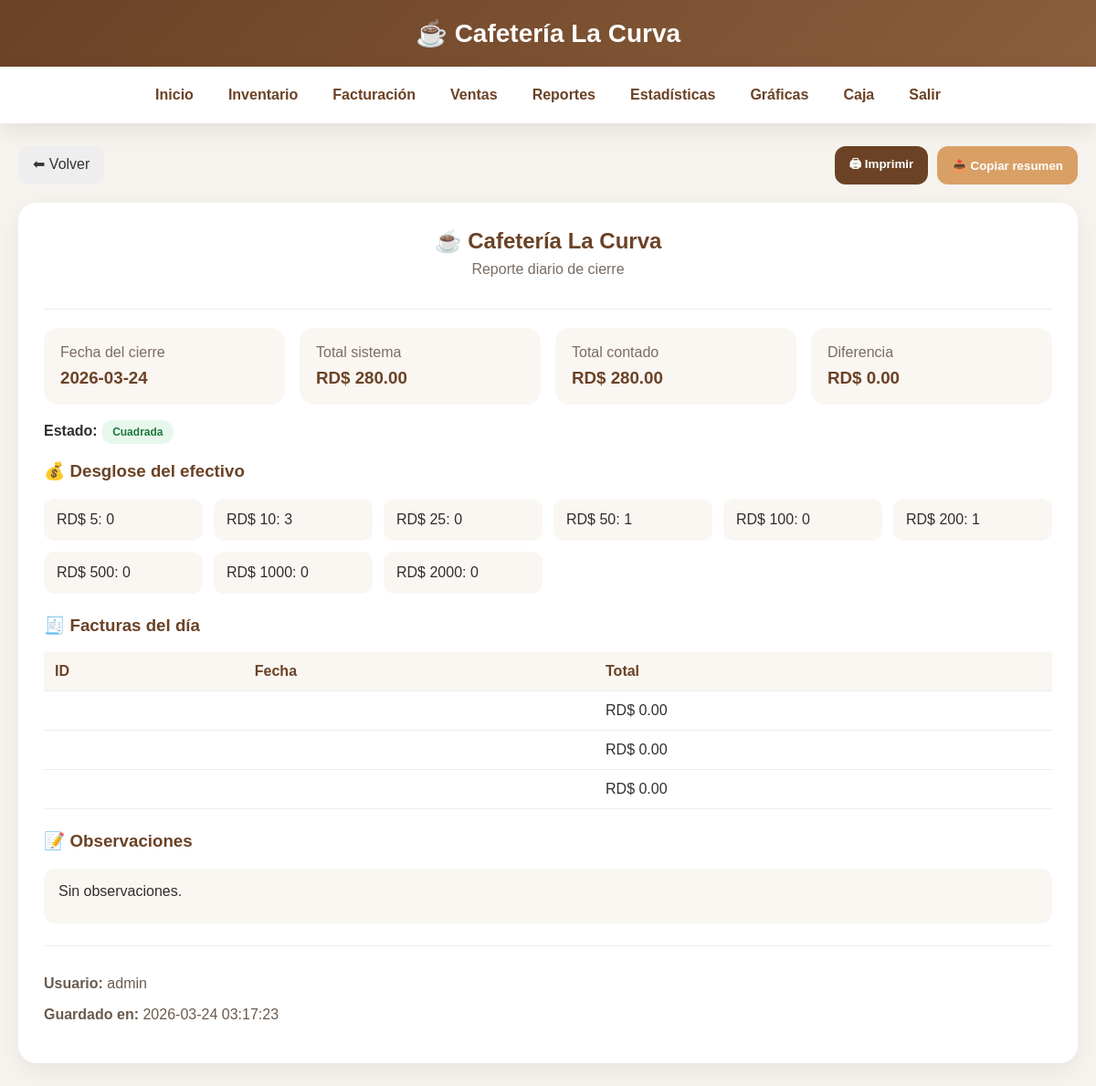
Page /reporte/1 (signed in) on the committed database.
### tables this page shows
CREATE TABLE cierres_caja(
        id INTEGER PRIMARY KEY AUTOINCREMENT,
        fecha_cierre DATE,
        total_sistema REAL,
        total_real REAL,
        diferencia REAL,
        estado TEXT,
        cant_5 INTEGER DEFAULT 0,
        cant_10 INTEGER DEFAULT 0,
        cant_25 INTEGER DEFAULT 0,
        cant_50 INTEGER DEFAULT 0,
        cant_100 INTEGER DEFAULT 0,
        cant_200 INTEGER DEFAULT 0,
        cant_500 INTEGER DEFAULT 0,
        cant_1000 INTEGER DEFAULT 0,
        cant_2000 INTEGER DEFAULT 0,
        observaciones TEXT DEFAULT '',
        usuario TEXT DEFAULT '',
        creado_en DATETIME DEFAULT CURRENT_TIMESTAMP
    );

CREATE TABLE facturas(
        id INTEGER PRIMARY KEY AUTOINCREMENT,
        fecha DATETIME DEFAULT CURRENT_TIMESTAMP,
        total REAL,
        pago_con REAL DEFAULT 0,
        devuelta REAL DEFAULT 0
    );

### app.py (the view)
@app.route("/reporte/<int:id>")
def ver_reporte(id):
    if "usuario" not in session:
        return redirect("/")
    conn = None
    try:
        conn = conectar_seguro()
        try:
            conn.row_factory = lambda cursor, row: {
                col[0]: row[idx] for idx, col in enumerate(cursor.description)
            }
        except:
            pass
        c = conn.cursor()
        c.execute("""
            SELECT *
            FROM cierres_caja
            WHERE id = ?
        """, (id,))
        reporte = c.fetchone()
        if not reporte:
            return "❌ No se encontró el reporte"
        fecha_cierre = reporte["fecha_cierre"] if isinstance(reporte, dict) else reporte[1]
        c.execute("""
            SELECT id, fecha, total
            FROM facturas
            WHERE DATE(fecha) = ?
            ORDER BY fecha DESC
        """, (fecha_cierre,))
        facturas = c.fetchall()
        return render_template("reporte_detalle.html", reporte=reporte, facturas=facturas)
    finally:
        if conn:
            conn.close()

### app.py (called while the page is built)
def conectar_seguro():
    conn = conectar()
    try:
        conn.execute("PRAGMA foreign_keys = ON")
    except Exception:
        pass
    return conn

@app.before_request
def proteger_rutas():
    if request.path.startswith("/static/"):
        return None
    rutas_libres = ["/"]
    if request.path not in rutas_libres and "usuario" not in session:
        return redirect("/")

### database.py (called while the page is built)
def conectar():
    database_url = os.getenv("DATABASE_URL")
    if database_url and psycopg2:
        conn = psycopg2.connect(database_url)
        conn.autocommit = False
        return ConnectionCompat(conn)
    conn = sqlite3.connect("cafeteria.db", timeout=30)
    return conn

### templates/reporte_detalle.html (shortened to what this page needs)
{% extends "base.html" %}
{% block content %}
<div class="detalle-wrap">
    <div class="detalle-top no-print">
        <a href="/reportes" class="btn-volver">⬅ Volver</a>
        <div class="acciones-top">
            <button onclick="window.print()" class="btn-print">🖨 Imprimir</button>
            <button onclick="copiarResumen()" class="btn-send">📤 Copiar resumen</button>
        </div>
    </div>
    <div class="reporte-hoja" id="reporteHoja">
        <div class="cabecera">
            <h2>☕ Cafetería La Curva</h2>
            <p>Reporte diario de cierre</p>
        </div>
        <div class="info-grid">
            <div class="info-card">
                <span>Fecha del cierre</span>
                <h3>{{ reporte.fecha_cierre }}</h3>
            </div>
            <div class="info-card">
                <span>Total sistema</span>
                <h3>RD$ {{ "%.2f"|format(reporte.total_sistema or 0) }}</h3>
            </div>
            <div class="info-card">
                <span>Total contado</span>
                <h3>RD$ {{ "%.2f"|format(reporte.total_real or 0) }}</h3>
            </div>
            <div class="info-card">
                <span>Diferencia</span>
                <h3>RD$ {{ "%.2f"|format(reporte.diferencia or 0) }}</h3>
            </div>
        </div>
        <div class="estado-box">
            <strong>Estado:</strong>
            <span class="estado estado-{{ reporte.estado }}">{{ reporte.estado|capitalize }}</span>
        </div>
        <div class="seccion">
            <h3>💰 Desglose del efectivo</h3>
            <div class="billetes-grid">
                <div>RD$ 5: {{ reporte.cant_5 }}</div>
                <div>RD$ 10: {{ reporte.cant_10 }}</div>
                <div>RD$ 25: {{ reporte.cant_25 }}</div>
                <div>RD$ 50: {{ reporte.cant_50 }}</div>
                <div>RD$ 100: {{ reporte.cant_100 }}</div>
                <div>RD$ 200: {{ reporte.cant_200 }}</div>
                <div>RD$ 500: {{ reporte.cant_500 }}</div>
                <div>RD$ 1000: {{ reporte.cant_1000 }}</div>
                <div>RD$ 2000: {{ reporte.cant_2000 }}</div>
            </div>
        </div>
        <div class="seccion">
            <h3>🧾 Facturas del día</h3>
            <table class="tabla-detalle">
                <thead>
                    <tr>
                        <th>ID</th>
                        <th>Fecha</th>
                        <th>Total</th>
                    </tr>
                </thead>
                <tbody>
                    {% if facturas %}
                        {% for f in facturas %}
                        <tr>
                            <td>{{ f[0] }}</td>
                            <td>{{ f[1] }}</td>
                            <td>RD$ {{ "%.2f"|format(f[2] or 0) }}</td>
                        </tr>
                        {% endfor %}
                    {% else %}
                        <tr>
                            <td colspan="3">No hay facturas registradas para este día.</td>
                        </tr>
                    {% endif %}
                </tbody>
            </table>
        </div>
        <div class="seccion">
            <h3>📝 Observaciones</h3>
            <div class="obs-box">
                {{ reporte.observaciones if reporte.observaciones else 'Sin observaciones.' }}
            </div>
        </div>
        <div class="pie">
            <p><strong>Usuario:</strong> {{ reporte.usuario }}</p>
            <p><strong>Guardado en:</strong> {{ reporte.creado_en }}</p>
        </div>
    </div>
</div>
{% endblock %}

### static/css/style.css (style rules this page uses)
:root { --principal:#6b4226; --principal-oscuro:#55331d; --secundario:#8b5e3c; --fondo:#f6f3ef; --blanco:#ffffff; --texto:#2f2f2f; --suave:#fdf7f3; --borde:#e6ddd4; --exito:#1f7a37; --info:#1565c0; --alerta:#c62828; --sombra:0 8px 24px rgba(0,0,0,0.08); --radio:16px; }
* { box-sizing:border-box; }
body { margin:0; font-family:Arial, sans-serif; background:var(--fondo); color:var(--texto); }
h1,h2,h3 { color:var(--principal); }
a { text-decoration:none; color:var(--principal); }
button, .btn, .link-btn { display:inline-block; background:var(--principal); color:var(--blanco); border:none; padding:12px 18px; border-radius:10px; cursor:pointer; font-weight:bold; }
table { width:100%; border-collapse:collapse; background:var(--blanco); }
th, td { padding:12px; border-bottom:1px solid #eee; text-align:center; }
th { background:var(--principal); color:var(--blanco); }

### templates/reporte_detalle.html (style rules this page uses)
.detalle-wrap { display:flex; flex-direction:column; gap:20px; }
.detalle-top { display:flex; justify-content:space-between; gap:12px; flex-wrap:wrap; }
.acciones-top { display:flex; gap:10px; flex-wrap:wrap; }
.btn-volver, .btn-print, .btn-send { border:none; padding:10px 16px; border-radius:12px; text-decoration:none; cursor:pointer; }
.btn-volver { background:#eee; color:#333; }
.btn-print { background:#6b4226; color:white; }
.btn-send { background:#d9a066; color:white; }
.reporte-hoja { background:white; border-radius:20px; padding:28px; box-shadow:0 8px 24px rgba(0,0,0,0.06); }
.cabecera { text-align:center; padding-bottom:18px; border-bottom:1px solid #eee; }
.cabecera h2 { margin:0; color:#6b4226; }
.cabecera p { margin-top:8px; color:#7a6d63; }
.info-grid { display:grid; grid-template-columns:repeat(auto-fit, minmax(220px, 1fr)); gap:16px; margin-top:20px; }
.info-card { background:#faf6f2; border-radius:16px; padding:18px; }
.info-card span { color:#7a6d63; display:block; margin-bottom:8px; }
.info-card h3 { margin:0; color:#6b4226; }
.estado-box { margin-top:20px; }
.estado { padding:6px 12px; border-radius:999px; font-size:12px; font-weight:bold; }
.estado-cuadrada { background:#e7f7ec; color:#1f7a3f; }
.seccion { margin-top:24px; }
.billetes-grid { display:grid; grid-template-columns:repeat(auto-fit, minmax(150px, 1fr)); gap:12px; margin-top:12px; }
.billetes-grid div { background:#faf6f2; padding:14px; border-radius:12px; }
.tabla-detalle { width:100%; border-collapse:collapse; margin-top:12px; }
.tabla-detalle th, .tabla-detalle td { padding:12px; border-bottom:1px solid #eee; text-align:left; }
.tabla-detalle th { background:#faf6f2; color:#6b4226; }
.obs-box { background:#faf6f2; padding:16px; border-radius:12px; min-height:60px; }
.pie { margin-top:24px; padding-top:16px; border-top:1px solid #eee; color:#6a5a4d; }

### rows in the picture
cierres_caja: fecha_cierre "2026-03-24", total_sistema "280.00", total_real "280.00", diferencia "0.00", estado "Cuadrada", cant_5 "0", cant_10 "3", cant_25 "0", cant_50 "1", cant_100 "0", cant_200 "1", cant_500 "0", cant_1000 "0", cant_2000 "0", observaciones "Sin observaciones.", usuario "admin", creado_en "2026-03-24 03:17:23"
facturas: f "0.00"
facturas: f "0.00"
facturas: f "0.00"
